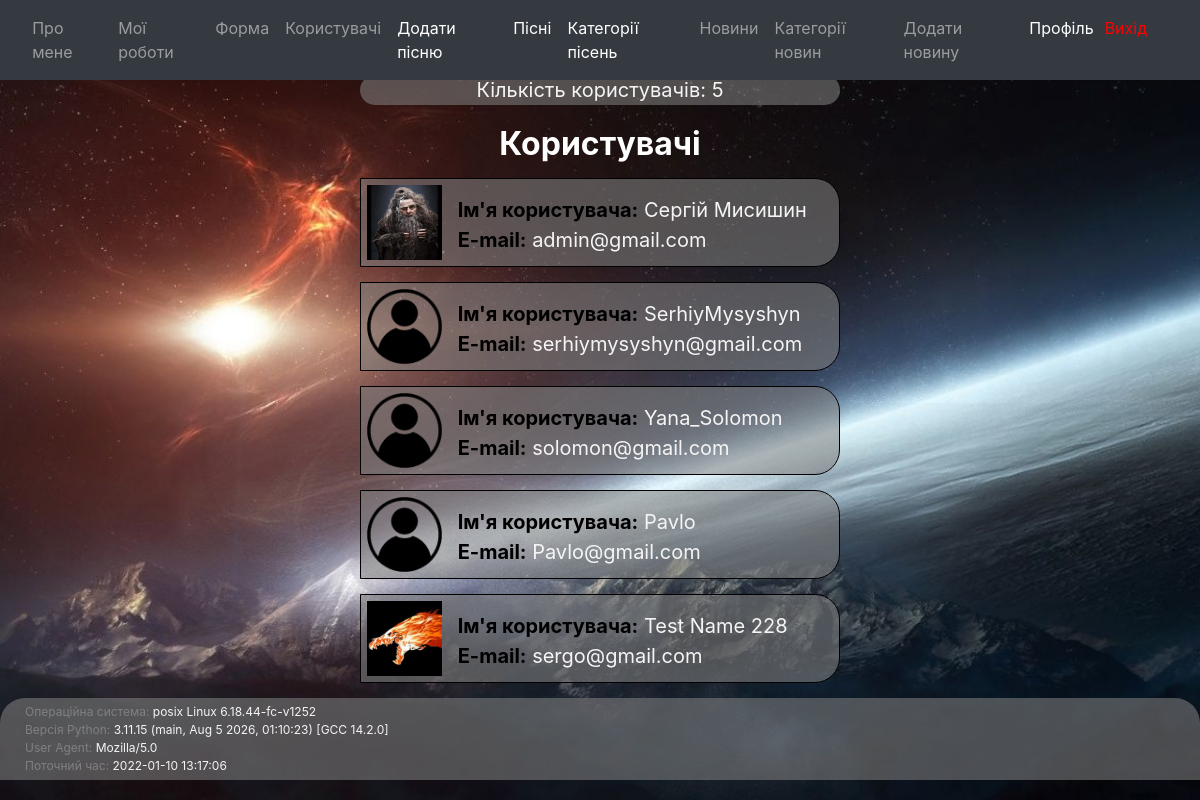
/auth/users (signed in), run on the app's committed database.
### app/auth/models.py (models this page shows, shortened)
class User(db.Model, UserMixin):
    id = db.Column(db.Integer, primary_key=True)
    username = db.Column(db.String(20), unique=True, nullable=False)
    email = db.Column(db.String(120), unique=True, nullable=False)
    image_file = db.Column(db.String(20), nullable=False, default='default.png')
    password = db.Column(db.String(60), nullable=False)
    about_me = db.Column(db.Text, nullable=True)
    last_date = db.Column(db.DateTime, default=db.func.now())
    songs = db.relationship('Songs', backref='author_song', lazy=True)

### app/auth/views.py (the view)
@auth_blueprint.route("/users", methods=['GET', 'POST'])
@login_required
def users():
    all_users = User.query.all()
    count = User.query.count()
    if count == 0:
        abort(404)
    return render_template('auth/userList.html', all_users=all_users, count=count, data=getFooterData())

### app/auth/getFunction.py (called while the page is built)
def getFooterData():
    OS_info = os.name + " " + platform.system() + " " + platform.release()
    current_datetime = datetime.now()
    userAgent = request.headers.get('User-Agent')
    pythonVersion = sys.version
    return [OS_info, pythonVersion, userAgent, current_datetime]

### app/auth/models.py (called while the page is built)
@login_manager.user_loader
def user_loader(user_id):
    return User.query.get(int(user_id))

### app/auth/views.py (called while the page is built)
@auth_blueprint.before_request
def before_request():
    if current_user.is_authenticated:
        current_user.last_date = datetime.utcnow()
        db.session.commit()

### app/auth/templates/auth/userList.html (shortened to what this page needs)
{% from "_render_field.html" import render_field %}
{% extends "baseTemplate.html" %}
{%block content %}
    <div class="user-count-item" align="center">
      <p>Кількість користувачів: {{ count }}</p>
    </div>
    <h2 align="center" style="color: white; font-weight: bold; margin-bottom: 15px">Користувачі</h2>
    {% for user in all_users %}
    <div class="user-list-item">
      <div id="user-list-item-div1">
          <img src="/static/profile_pics/{{ user.image_file }}" style="width: 75px; height: 75px">
      </div>
        <div id="user-list-item-div2">
            <div id="user-list-item-div3">
                <span><span style="color: black"><b>Ім'я користувача:</b></span> {{ user.username }}</span>
            </div>
            <div id="user-list-item-div4">
                <span><span  style="color: black"><b>E-mail:</b></span> {{ user.email }}</span>
            </div>
        </div>
    </div>
    {% endfor %}
{% endblock %}

### app/static/css/main.css (style rules this page uses)
body { height: 100%; background: url('../images/fon2.jpg') no-repeat fixed center center; -webkit-background-size: cover; -moz-background-size: cover; -o-background-size: cover; background-size: cover; }
.user-list-item { width: 40%; margin: 15px auto; padding-top: 6px; padding-bottom: 6px; padding-left: 6px; background-color: rgba(128, 128, 128, 0.57); border-radius: 0px 25px 25px 0px; border: 1px solid black; font-size: 20px; color: whitesmoke; }
.user-count-item { width: 40%; margin: 5px auto 20px auto; background-color: rgba(128, 128, 128, 0.57); border-radius: 25px; font-size: 20px; color: whitesmoke; }
#user-list-item-div1 { display: inline-block; vertical-align: top; margin: 0px; padding: 0px; }
#user-list-item-div2 { display: inline-block; width: 75%; margin: 0px 0px 0px 10px; padding: 0px; }
#user-list-item-div3 { margin: 10px 0px 0px 0px; padding: 0px; }
#user-list-item-div4 { margin: 0px; padding: 0px; }

### data on the page
User: image_file (picture), username "Сергій Мисишин", email "admin@gmail.com"
User: image_file (placeholder picture), username "SerhiyMysyshyn", email "serhiymysyshyn@gmail.com"
User: image_file (placeholder picture), username "Yana_Solomon", email "solomon@gmail.com"
User: image_file (placeholder picture), username "Pavlo", email "Pavlo@gmail.com"
User: image_file (picture), username "Test Name 228", email "sergo@gmail.com"

### other printed values
{{ count }} "5"
{{ data[0] }} "posix Linux 6.18.44-fc-v1252"
{{ data[1] }} "3.11.15 (main, Aug 5 2026, 01:10:23) [GCC 14.2.0]"
{{ data[2] }} "Mozilla/5.0"
{{ data[3] }} "2022-01-10 13:17:06"
